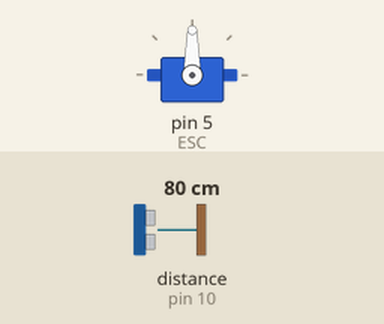
Recording of a sketch running on a simulated Arduino Uno, built with avr-gcc and run on an emulated ATmega328P. Parts: servo. Wiring (inferred from the names in the program): ultrasonic range finder: trigger pin 9; echo pin 10. Inputs (shaded band) come from the test bench; at power-on: distance to the obstacle (sensor on pin 10) 80 cm. The echo pulse lasts 58.3 µs per cm; what the sketch prints to the serial monitor is not drawn.

Above: at 0.1 s.
At 6.2 s:
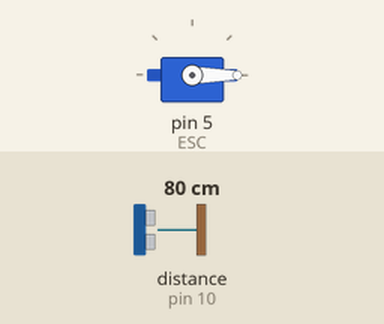
6.3 s: distance to the obstacle (sensor on pin 10) set to 2 cm
At 7.1 s:
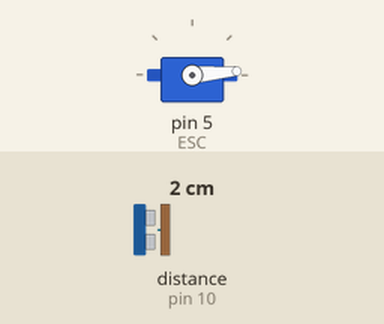
Timing chart, 0 to 9.3 s (numbered marks = the images above; inputs shaded):
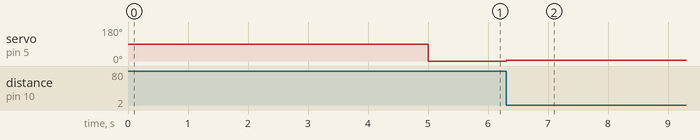

The sketch:

ultrasonic_esc_control.ino
```cpp
#include <Servo.h>

Servo ESC;     // create servo object to control the ESC
int speed = 5;    // min 50 to max 180
const int trigPin = 9;
const int echoPin = 10;

void setup() {
  // Attach the ESC on pin 5
  ESC.attach(5,700,2000); // (pin, min 800 pulse width, max 1000 pulse width in microseconds)
  pinMode(trigPin, OUTPUT);
	pinMode(echoPin, INPUT);
  Serial.begin(9600);
  delay(5000);
}

void loop() {
  digitalWrite(trigPin, LOW);
	delayMicroseconds(2);
	digitalWrite(trigPin, HIGH);
	delayMicroseconds(10);
	digitalWrite(trigPin, LOW);
  float duration = pulseIn(echoPin, HIGH);
  int distance = (duration*.0343)/2;

  if(distance<25){
    ESC.write(speed);
  }
  else ESC.write(0);    // Send the signal to the ESC

  Serial.println(distance);
}
```

Measured:
- after the input at 6.3 s, servo on pin 5 (ESC): 0° → 5° at once
